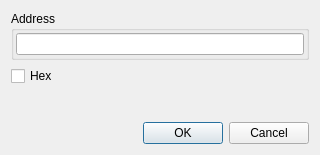
<?xml version="1.0" encoding="UTF-8"?>
<ui version="4.0">
 <class>DialogGoToAddress</class>
 <widget class="QDialog" name="DialogGoToAddress">
  <property name="windowModality">
   <enum>Qt::ApplicationModal</enum>
  </property>
  <property name="geometry">
   <rect>
    <x>0</x>
    <y>0</y>
    <width>320</width>
    <height>155</height>
   </rect>
  </property>
  <property name="windowTitle">
   <string>Go to address</string>
  </property>
  <property name="modal">
   <bool>true</bool>
  </property>
  <layout class="QVBoxLayout" name="verticalLayout">
   <item>
    <widget class="QGroupBox" name="groupBoxValue">
     <property name="title">
      <string>Address</string>
     </property>
     <layout class="QHBoxLayout" name="horizontalLayout_2">
      <property name="spacing">
       <number>6</number>
      </property>
      <property name="leftMargin">
       <number>2</number>
      </property>
      <property name="topMargin">
       <number>2</number>
      </property>
      <property name="rightMargin">
       <number>2</number>
      </property>
      <property name="bottomMargin">
       <number>2</number>
      </property>
      <item>
       <widget class="XLineEditHEX" name="lineEditValue"/>
      </item>
     </layout>
    </widget>
   </item>
   <item>
    <layout class="QHBoxLayout" name="horizontalLayout_3">
     <item>
      <widget class="QCheckBox" name="checkBoxHex">
       <property name="text">
        <string>Hex</string>
       </property>
      </widget>
     </item>
     <item>
      <widget class="QLabel" name="labelStatus">
       <property name="sizePolicy">
        <sizepolicy hsizetype="Expanding" vsizetype="Preferred">
         <horstretch>0</horstretch>
         <verstretch>0</verstretch>
        </sizepolicy>
       </property>
       <property name="text">
        <string/>
       </property>
      </widget>
     </item>
    </layout>
   </item>
   <item>
    <spacer name="verticalSpacer">
     <property name="orientation">
      <enum>Qt::Vertical</enum>
     </property>
     <property name="sizeHint" stdset="0">
      <size>
       <width>20</width>
       <height>40</height>
      </size>
     </property>
    </spacer>
   </item>
   <item>
    <layout class="QHBoxLayout" name="horizontalLayout">
     <item>
      <spacer name="horizontalSpacer">
       <property name="orientation">
        <enum>Qt::Horizontal</enum>
       </property>
       <property name="sizeHint" stdset="0">
        <size>
         <width>40</width>
         <height>20</height>
        </size>
       </property>
      </spacer>
     </item>
     <item>
      <widget class="QPushButton" name="pushButtonOK">
       <property name="text">
        <string>OK</string>
       </property>
      </widget>
     </item>
     <item>
      <widget class="QPushButton" name="pushButtonCancel">
       <property name="text">
        <string>Cancel</string>
       </property>
      </widget>
     </item>
    </layout>
   </item>
  </layout>
 </widget>
 <customwidgets>
  <customwidget>
   <class>XLineEditHEX</class>
   <extends>QLineEdit</extends>
   <header>xlineedithex.h</header>
  </customwidget>
 </customwidgets>
 <resources/>
 <connections/>
</ui>
